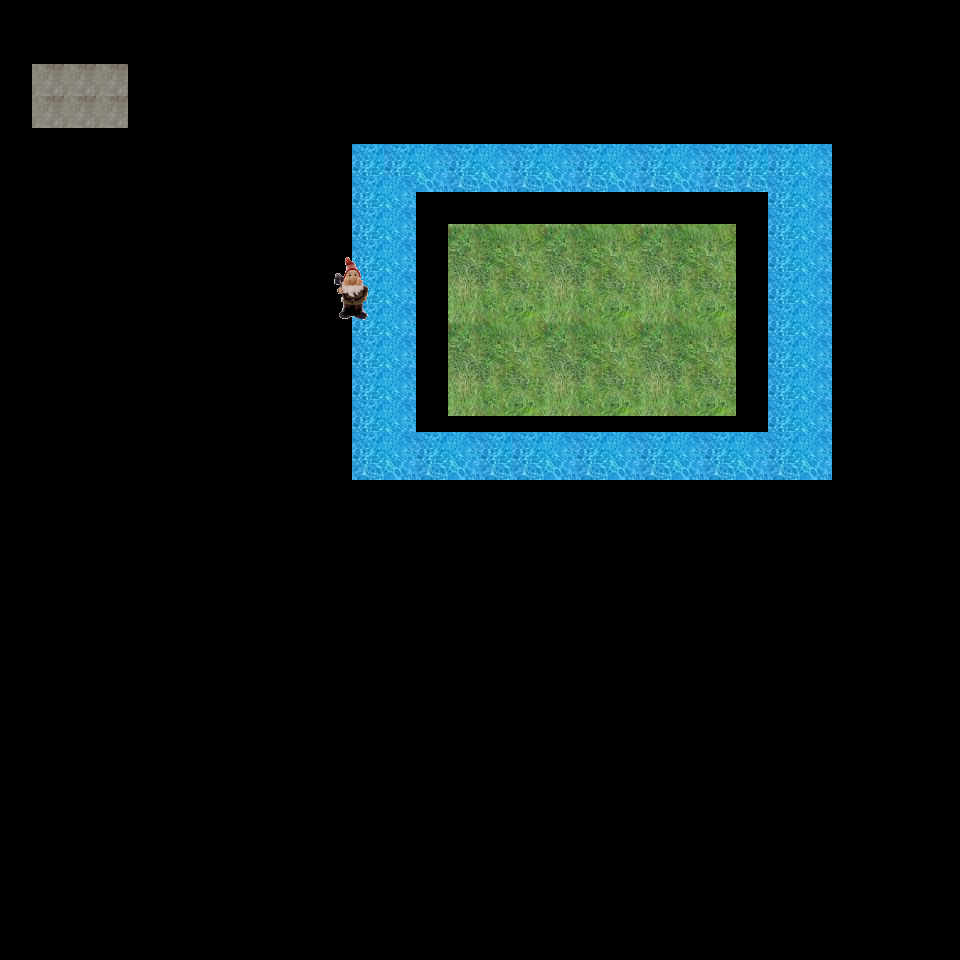

Rendered tile map (Tiled .tmx) drawn with the repository's tilesets; below, a short description and the full map source, tile grids included:
An orthogonal 30x30 tile map with 32x32 px tiles, 2 tile layers (level, characters), 3 tilesets and 7 objects (x).

<map version="1.0" tiledversion="2017.10.31" orientation="orthogonal" renderorder="right-down" width="30" height="30" tilewidth="32" tileheight="32" infinite="0" nextobjectid="1">
 <tileset firstgid="1" name="tileset2" tilewidth="96" tileheight="96" tilecount="2" columns="0">
  <grid orientation="orthogonal" width="1" height="1" />
  <tile id="2" type="test">
   <properties>
    <property name="unepropriete" type="int" value="33" />
   </properties>
   <image width="96" height="96" source="grass.jpg" />
   <objectgroup draworder="index" name="truc">
    <object id="1" name="xxx" type="x" x="21" y="15" width="35" height="17" />
    <object id="2" x="298" y="-51" />
    <object id="3" x="21" y="51" width="18" height="20">
     <ellipse />
    </object>
    <object id="4" x="47" y="-105">
     <ellipse />
    </object>
    <object id="5" x="49" y="60">
     <polygon points="0,0 19,-34 25,-21 33,-9 33,8 20,14 15,9" />
    </object>
    <object id="6" x="20" y="84">
     <polyline points="-14.4545,-11.4545 50.3636,10.9091 58.7273,-12 49.5455,-71" />
    </object>
   </objectgroup>
  </tile>
  <tile id="3" type="fff" probability="5">
   <image width="64" height="48" source="water.jpg" />
   <objectgroup draworder="index" name="titi" />
  </tile>
 </tileset>
 <tileset firstgid="5" name="tileset3" tilewidth="32" tileheight="32" tilecount="1" columns="0">
  <grid orientation="orthogonal" width="1" height="1" />
  <tile id="0">
   <image width="32" height="32" source="concrete.jpg" />
   <objectgroup draworder="index" name="concrete" />
  </tile>
 </tileset>
 <tileset firstgid="6" name="tileset1" tilewidth="64" tileheight="64" tilecount="1" columns="0">
  <grid orientation="orthogonal" width="1" height="1" />
  <tile id="0">
   <image width="64" height="64" source="dwarf.png" />
   <objectgroup draworder="index" name="playe">
    <object id="1" x="24.5" y="1">
     <polygon points="0,0 1.5,12.75 -1.5,18.75 -6.75,15.25 -9.5,17 -10.25,27.25 -4.5,27.25 -4.5,30 -7.5,32.25 -7.25,37 -2.75,37.25 -4.25,44.75 -1.75,45.75 -2.25,51.5 -5.75,58.5 -3.25,61.25 4.25,61.5 7,59 9,59 14.25,62.25 21.25,63 23.5,58 17.5,52 17.25,45.25 22,42.5 21.75,38.25 24.25,31.25 19.5,27.5 18.25,22.75 15.75,20 16,16.5 13.25,12.5 10.5,5.75 3.25,-0.25" />
    </object>
   </objectgroup>
  </tile>
 </tileset>
 <layer name="level" width="30" height="30">
  <data encoding="csv">
0,0,0,0,0,0,0,0,0,0,0,0,0,0,0,0,0,0,0,0,0,0,0,0,0,0,0,0,0,0,
0,0,0,0,0,0,0,0,0,0,0,0,0,0,0,0,0,0,0,0,0,0,0,0,0,0,0,0,0,0,
0,5,5,5,0,0,0,0,0,0,0,0,0,0,0,0,0,0,0,0,0,0,0,0,0,0,0,0,0,0,
0,5,5,5,0,0,0,0,0,0,0,0,0,0,0,0,0,0,0,0,0,0,0,0,0,0,0,0,0,0,
0,0,0,0,0,0,0,0,0,0,0,0,0,0,0,0,0,0,0,0,0,0,0,0,0,0,0,0,0,0,
0,0,0,0,0,0,0,0,0,0,0,4,4,0,4,0,4,0,4,0,4,0,4,4,4,0,0,0,0,0,
0,0,0,0,0,0,0,0,0,0,0,4,0,0,0,0,0,0,0,0,0,0,0,0,4,0,0,0,0,0,
0,0,0,0,0,0,0,0,0,0,0,4,0,0,0,0,0,0,0,0,0,0,0,0,4,0,0,0,0,0,
0,0,0,0,0,0,0,0,0,0,0,4,0,0,0,0,0,0,0,0,0,0,0,0,4,0,0,0,0,0,
0,0,0,0,0,0,0,0,0,0,0,4,0,0,3,0,0,3,0,0,3,0,0,0,4,0,0,0,0,0,
0,0,0,0,0,0,0,0,0,0,0,4,0,0,0,0,0,0,0,0,0,0,0,0,4,0,0,0,0,0,
0,0,0,0,0,0,0,0,0,0,0,4,0,0,0,0,0,0,0,0,0,0,0,0,4,0,0,0,0,0,
0,0,0,0,0,0,0,0,0,0,0,4,0,0,3,0,0,3,0,0,3,0,0,0,4,0,0,0,0,0,
0,0,0,0,0,0,0,0,0,0,0,4,0,0,0,0,0,0,0,0,0,0,0,0,4,0,0,0,0,0,
0,0,0,0,0,0,0,0,0,0,0,4,0,4,0,4,4,0,4,0,4,0,4,0,4,0,0,0,0,0,
0,0,0,0,0,0,0,0,0,0,0,0,0,0,0,0,0,0,0,0,0,0,0,0,0,0,0,0,0,0,
0,0,0,0,0,0,0,0,0,0,0,0,0,0,0,0,0,0,0,0,0,0,0,0,0,0,0,0,0,0,
0,0,0,0,0,0,0,0,0,0,0,0,0,0,0,0,0,0,0,0,0,0,0,0,0,0,0,0,0,0,
0,0,0,0,0,0,0,0,0,0,0,0,0,0,0,0,0,0,0,0,0,0,0,0,0,0,0,0,0,0,
0,0,0,0,0,0,0,0,0,0,0,0,0,0,0,0,0,0,0,0,0,0,0,0,0,0,0,0,0,0,
0,0,0,0,0,0,0,0,0,0,0,0,0,0,0,0,0,0,0,0,0,0,0,0,0,0,0,0,0,0,
0,0,0,0,0,0,0,0,0,0,0,0,0,0,0,0,0,0,0,0,0,0,0,0,0,0,0,0,0,0,
0,0,0,0,0,0,0,0,0,0,0,0,0,0,0,0,0,0,0,0,0,0,0,0,0,0,0,0,0,0,
0,0,0,0,0,0,0,0,0,0,0,0,0,0,0,0,0,0,0,0,0,0,0,0,0,0,0,0,0,0,
0,0,0,0,0,0,0,0,0,0,0,0,0,0,0,0,0,0,0,0,0,0,0,0,0,0,0,0,0,0,
0,0,0,0,0,0,0,0,0,0,0,0,0,0,0,0,0,0,0,0,0,0,0,0,0,0,0,0,0,0,
0,0,0,0,0,0,0,0,0,0,0,0,0,0,0,0,0,0,0,0,0,0,0,0,0,0,0,0,0,0,
0,0,0,0,0,0,0,0,0,0,0,0,0,0,0,0,0,0,0,0,0,0,0,0,0,0,0,0,0,0,
0,0,0,0,0,0,0,0,0,0,0,0,0,0,0,0,0,0,0,0,0,0,0,0,0,0,0,0,0,0,
0,0,0,0,0,0,0,0,0,0,0,0,0,0,0,0,0,0,0,0,0,0,0,0,0,0,0,0,0,0
</data>
 </layer>
 <layer name="characters" width="30" height="30">
  <properties>
   <property name="ParticleClass" value="MyParticleClass1" />
   <property name="GPURenderMaterial" value="tile" />
   <property name="RenderingOrder" type="int" value="6" />
  </properties>
  <data encoding="csv">
0,0,0,0,0,0,0,0,0,0,0,0,0,0,0,0,0,0,0,0,0,0,0,0,0,0,0,0,0,0,
0,0,0,0,0,0,0,0,0,0,0,0,0,0,0,0,0,0,0,0,0,0,0,0,0,0,0,0,0,0,
0,0,0,0,0,0,0,0,0,0,0,0,0,0,0,0,0,0,0,0,0,0,0,0,0,0,0,0,0,0,
0,0,0,0,0,0,0,0,0,0,0,0,0,0,0,0,0,0,0,0,0,0,0,0,0,0,0,0,0,0,
0,0,0,0,0,0,0,0,0,0,0,0,0,0,0,0,0,0,0,0,0,0,0,0,0,0,0,0,0,0,
0,0,0,0,0,0,0,0,0,0,0,0,0,0,0,0,0,0,0,0,0,0,0,0,0,0,0,0,0,0,
0,0,0,0,0,0,0,0,0,0,0,0,0,0,0,0,0,0,0,0,0,0,0,0,0,0,0,0,0,0,
0,0,0,0,0,0,0,0,0,0,0,0,0,0,0,0,0,0,0,0,0,0,0,0,0,0,0,0,0,0,
0,0,0,0,0,0,0,0,0,0,0,0,0,0,0,0,0,0,0,0,0,0,0,0,0,0,0,0,0,0,
0,0,0,0,0,0,0,0,0,0,6,0,0,0,0,0,0,0,0,0,0,0,0,0,0,0,0,0,0,0,
0,0,0,0,0,0,0,0,0,0,0,0,0,0,0,0,0,0,0,0,0,0,0,0,0,0,0,0,0,0,
0,0,0,0,0,0,0,0,0,0,0,0,0,0,0,0,0,0,0,0,0,0,0,0,0,0,0,0,0,0,
0,0,0,0,0,0,0,0,0,0,0,0,0,0,0,0,0,0,0,0,0,0,0,0,0,0,0,0,0,0,
0,0,0,0,0,0,0,0,0,0,0,0,0,0,0,0,0,0,0,0,0,0,0,0,0,0,0,0,0,0,
0,0,0,0,0,0,0,0,0,0,0,0,0,0,0,0,0,0,0,0,0,0,0,0,0,0,0,0,0,0,
0,0,0,0,0,0,0,0,0,0,0,0,0,0,0,0,0,0,0,0,0,0,0,0,0,0,0,0,0,0,
0,0,0,0,0,0,0,0,0,0,0,0,0,0,0,0,0,0,0,0,0,0,0,0,0,0,0,0,0,0,
0,0,0,0,0,0,0,0,0,0,0,0,0,0,0,0,0,0,0,0,0,0,0,0,0,0,0,0,0,0,
0,0,0,0,0,0,0,0,0,0,0,0,0,0,0,0,0,0,0,0,0,0,0,0,0,0,0,0,0,0,
0,0,0,0,0,0,0,0,0,0,0,0,0,0,0,0,0,0,0,0,0,0,0,0,0,0,0,0,0,0,
0,0,0,0,0,0,0,0,0,0,0,0,0,0,0,0,0,0,0,0,0,0,0,0,0,0,0,0,0,0,
0,0,0,0,0,0,0,0,0,0,0,0,0,0,0,0,0,0,0,0,0,0,0,0,0,0,0,0,0,0,
0,0,0,0,0,0,0,0,0,0,0,0,0,0,0,0,0,0,0,0,0,0,0,0,0,0,0,0,0,0,
0,0,0,0,0,0,0,0,0,0,0,0,0,0,0,0,0,0,0,0,0,0,0,0,0,0,0,0,0,0,
0,0,0,0,0,0,0,0,0,0,0,0,0,0,0,0,0,0,0,0,0,0,0,0,0,0,0,0,0,0,
0,0,0,0,0,0,0,0,0,0,0,0,0,0,0,0,0,0,0,0,0,0,0,0,0,0,0,0,0,0,
0,0,0,0,0,0,0,0,0,0,0,0,0,0,0,0,0,0,0,0,0,0,0,0,0,0,0,0,0,0,
0,0,0,0,0,0,0,0,0,0,0,0,0,0,0,0,0,0,0,0,0,0,0,0,0,0,0,0,0,0,
0,0,0,0,0,0,0,0,0,0,0,0,0,0,0,0,0,0,0,0,0,0,0,0,0,0,0,0,0,0,
0,0,0,0,0,0,0,0,0,0,0,0,0,0,0,0,0,0,0,0,0,0,0,0,0,0,0,0,0,0
</data>
 </layer>
</map>
